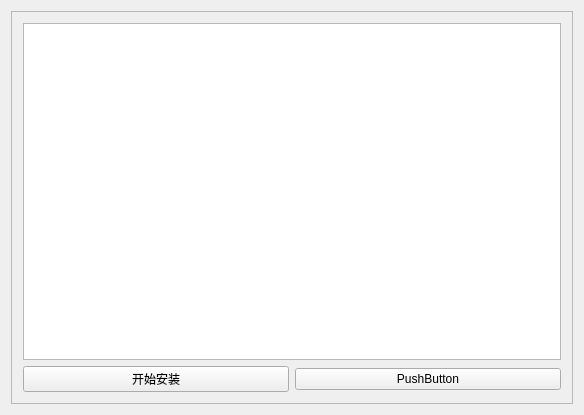
<?xml version="1.0" encoding="UTF-8"?>
<ui version="4.0">
 <class>MainWindow</class>
 <widget class="QMainWindow" name="MainWindow">
  <property name="geometry">
   <rect>
    <x>0</x>
    <y>0</y>
    <width>584</width>
    <height>415</height>
   </rect>
  </property>
  <property name="windowTitle">
   <string>自动安装程序</string>
  </property>
  <widget class="QWidget" name="centralWidget">
   <layout class="QHBoxLayout" name="horizontalLayout">
    <item>
     <widget class="QFrame" name="frame">
      <property name="frameShape">
       <enum>QFrame::StyledPanel</enum>
      </property>
      <property name="frameShadow">
       <enum>QFrame::Raised</enum>
      </property>
      <layout class="QVBoxLayout" name="verticalLayout">
       <item>
        <widget class="QTextEdit" name="textEdit"/>
       </item>
       <item>
        <layout class="QHBoxLayout" name="horizontalLayout_2">
         <item>
          <widget class="QPushButton" name="btnStartInstall">
           <property name="text">
            <string>开始安装</string>
           </property>
          </widget>
         </item>
         <item>
          <widget class="QPushButton" name="btnCopyFiles">
           <property name="text">
            <string>PushButton</string>
           </property>
          </widget>
         </item>
        </layout>
       </item>
      </layout>
     </widget>
    </item>
   </layout>
  </widget>
  <widget class="QMenuBar" name="menuBar">
   <property name="geometry">
    <rect>
     <x>0</x>
     <y>0</y>
     <width>584</width>
     <height>23</height>
    </rect>
   </property>
  </widget>
 </widget>
 <layoutdefault spacing="6" margin="11"/>
 <resources/>
 <connections/>
</ui>
